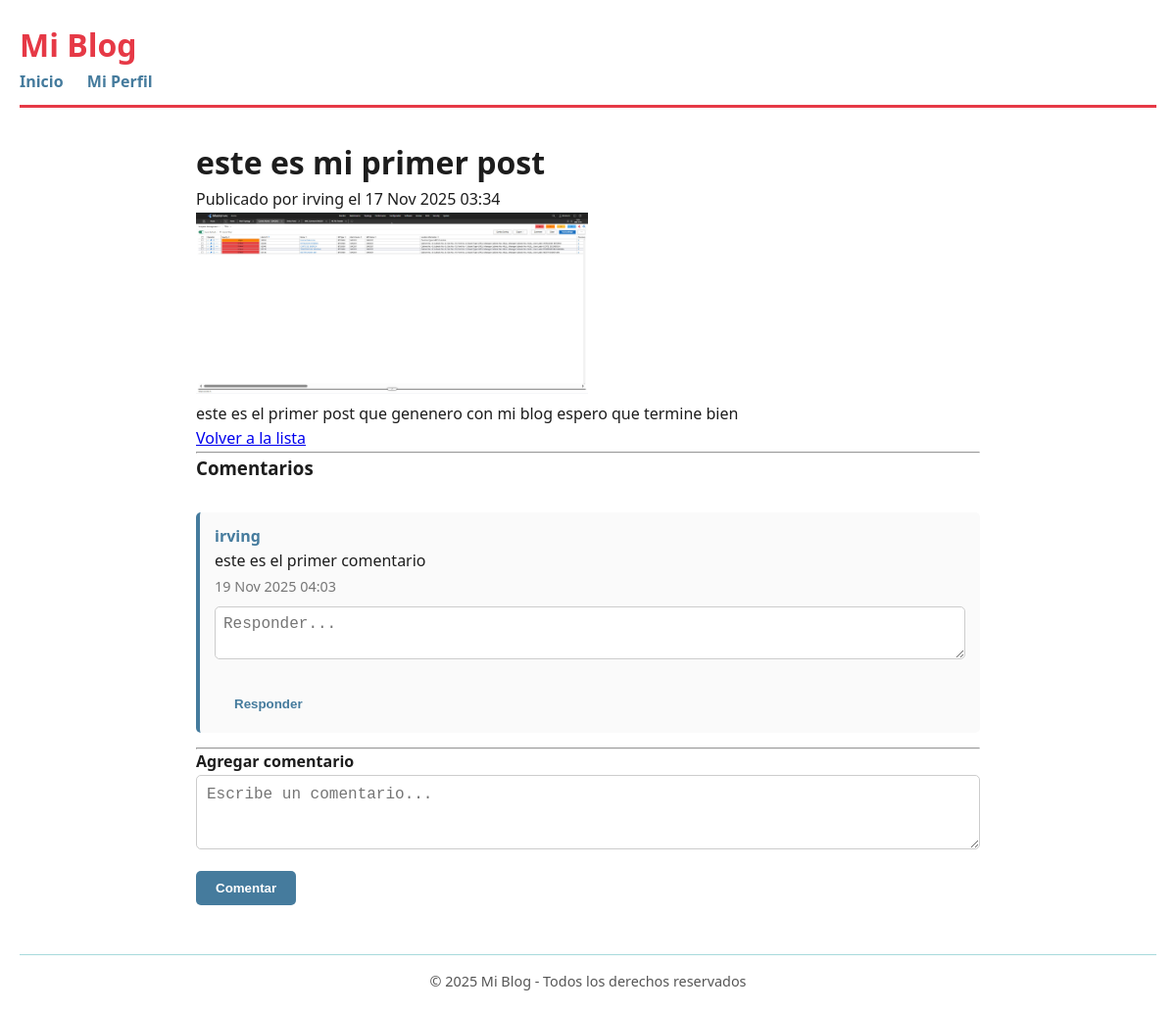
Page /post/2/ (signed in) on the committed database.
### post/models.py (models this page shows, shortened)
class Post(models.Model):
    profile = models.ForeignKey( Profile, on_delete=models.CASCADE, related_name='posts' )
    title = models.CharField(max_length=200)
    content = models.TextField()
    image = models.ImageField(upload_to='posts/', null=True, blank=True)
    created_at = models.DateTimeField(auto_now_add=True)
    updated_at = models.DateTimeField(auto_now=True)
    class Meta: ordering = ['-created_at'] # Orden por defecto (más nuevo primero)
    verbose_name = "Post"
    verbose_name_plural = "Posts"

### user/models.py (models this page shows, shortened)
class Profile(models.Model):
    user = models.OneToOneField(
        User,
        on_delete=models.CASCADE,
        related_name='profile'
    )
    birth_date = models.DateTimeField(null=True, blank=True)
    avatar = models.ImageField(upload_to='avatars/', null=True, blank=True)

### comments/models.py (models this page shows, shortened)
class Comment(models.Model):
    post = models.ForeignKey(
        'post.Post',  # string reference avoids circular imports
        on_delete=models.CASCADE,
        related_name='comments'
    )
    user = models.ForeignKey(User, on_delete=models.CASCADE)
    content = models.TextField()
    parent = models.ForeignKey(
        'self',
        null=True,
        blank=True,
        on_delete=models.CASCADE,
        related_name='replies'
    )
    created_at = models.DateTimeField(auto_now_add=True)
    class Meta:
        ordering = ['created_at']

### post/views.py (the view)
# urls.py: path('<int:pk>/', PostDetailView.as_view(), name='post_detail'),
class PostDetailView(DetailView):
    model = Post
    template_name = 'posts/post_detail.html'
    context_object_name = 'post'
    def get_context_data(self, **kwargs):
        context = super().get_context_data(**kwargs)
        context['form'] = CommentForm()  # formulario vacío para el template
        return context

### comments/forms.py
class CommentForm(forms.ModelForm):
    class Meta:
        model = Comment
        fields = ['content']
        widgets = {
            'content': forms.Textarea(attrs={'rows': 2, 'placeholder': 'Add a comment...'})
        }

### templates/posts/post_detail.html (shortened to what this page needs)
{% extends 'base.html' %}
{% block content %}
<h1>{{ post.title }}</h1>
<p>Publicado por {{ post.profile.user.username }} el {{ post.created_at|date:"d M Y H:i" }}</p>
{% if post.image %}
  <img src="{{ post.image.url }}" alt="{{ post.title }}" style="max-width:400px;">
{% endif %}
<p>{{ post.content }}</p>
<a href="{% url 'post_list' %}">Volver a la lista</a>
<hr>
<h3>Comentarios</h3>
<div class="comments-section">
    {% for comment in post.comments.all %}
        {% if not comment.parent %}
            {% include "comments/comment_item.html" with comment=comment %}
        {% endif %}
    {% empty %}
        <p>No hay comentarios.</p>
    {% endfor %}
</div>
<hr>
{% if user.is_authenticated %}
<h4>Agregar comentario</h4>
<form method="POST" action="{% url 'add_comment' post.id %}">
    <textarea name="content" rows="3" placeholder="Escribe un comentario..." required></textarea>
    <br>
    <button type="submit">Comentar</button>
</form>
{% else %}
<p><a href="{% url 'login' %}">Inicia sesión</a> para comentar.</p>
{% endif %}
{% endblock %}

### templates/comments/comment_item.html (shortened to what this page needs)
<div class="comment-box">
    <p>
        <span class="comment-user">{{ comment.user.username }}</span><br>
        {{ comment.content }}<br>
        <span class="comment-date">{{ comment.created_at|date:"d M Y H:i" }}</span>
    </p>
    {% if user.is_authenticated %}
        <form method="POST"
              action="{% url 'add_comment' comment.post.id %}"
              class="reply-form">
            <textarea name="content" rows="2" placeholder="Responder..." required></textarea>
            <button type="submit" class="reply-button">Responder</button>
        </form>
    {% endif %}
</div>

### static/css/style.css (style rules this page uses)
* { margin: 0; padding: 0; box-sizing: border-box; }
body { font-family: 'Segoe UI', Tahoma, Geneva, Verdana, sans-serif; background-color: #FFFFFF; color: #1D1D1D; line-height: 1.6; padding: 20px; }
form input[type="text"], form input[type="email"], form input[type="password"], form textarea, form select { width: 100%; padding: 10px; border: 1px solid #ccc; border-radius: 5px; margin-bottom: 15px; font-size: 1rem; }
form button, form input[type="submit"] { background-color: #457B9D; color: white; padding: 10px 20px; border: none; border-radius: 5px; cursor: pointer; font-weight: 600; transition: background-color 0.3s ease; }
.comments-section { margin-top: 30px; }
.comment-box { background: #fafafa; border-left: 4px solid #457B9D; padding: 12px 15px; margin-bottom: 15px; border-radius: 5px; }
.comment-user { font-weight: 700; color: #457B9D; }
.comment-date { font-size: 0.9rem; color: #777; }
.reply-form textarea { width: 100%; margin-top: 8px; border-radius: 5px; padding: 8px; }
.reply-button { background-color: transparent; color: #457B9D; border: none; cursor: pointer; margin-top: 5px; font-weight: 600; }

### rows in the picture
Post: title "este es mi primer post", profile.user.username "irving", created_at "17 Nov 2025 03:34", image (picture), content "este es el primer post que genenero con mi blog espero que termine bien"
Comment: user.username "irving", content "este es el primer comentario", created_at "19 Nov 2025 04:03"
